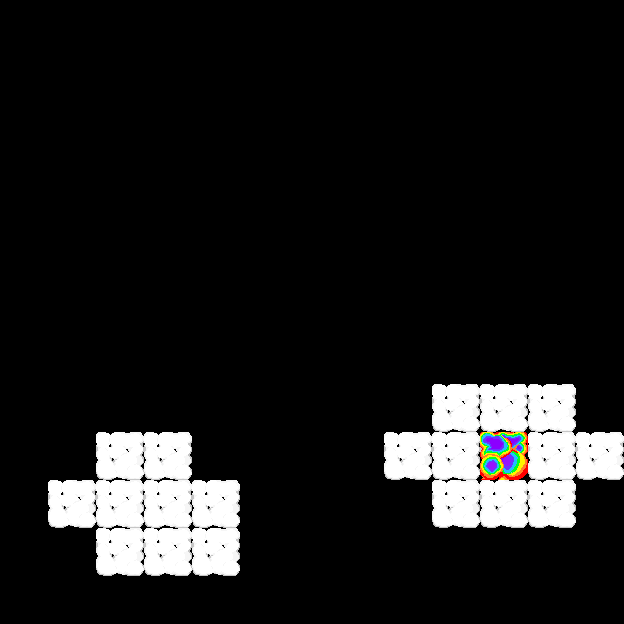

A 2D game scene composited from a Tiled map and its tileset images. What follows is a short description and the map's XML, with every tile layer's data as written:
An orthogonal 13x13 tile map with 48x48 px tiles, 1 tile layer (blocks), 3 tilesets.

<map version="1.10" tiledversion="1.10.2" orientation="orthogonal" renderorder="right-down" width="13" height="13" tilewidth="48" tileheight="48" infinite="0" nextlayerid="3" nextobjectid="16">
 <tileset firstgid="1" source="../Terrain.tsx" />
 <tileset firstgid="16" source="../Spike.tsx" />
 <tileset firstgid="17" source="../blocks2.tsx" />
 <layer id="1" name="blocks" width="13" height="13">
  <data encoding="csv">
0,0,0,0,0,0,0,0,0,0,0,0,0,
0,0,0,0,0,0,0,0,0,0,0,0,0,
0,0,0,0,0,0,0,0,0,0,0,0,0,
0,0,0,0,0,0,0,0,0,0,0,0,0,
0,0,0,0,0,0,0,0,0,0,0,0,0,
0,0,0,0,0,0,0,0,0,0,0,0,0,
0,0,0,0,0,0,0,0,0,0,0,0,0,
0,0,0,0,0,0,0,0,0,0,0,0,0,
0,0,0,0,0,0,0,0,0,17,17,17,0,
0,0,17,17,0,0,0,0,17,17,22,17,17,
0,17,17,17,17,0,0,0,0,17,17,17,0,
0,0,17,17,17,0,0,0,0,0,0,0,0,
0,0,0,0,0,0,0,0,0,0,0,0,0
</data>
 </layer>
 <objectgroup id="2" name="Objekts" />
</map>